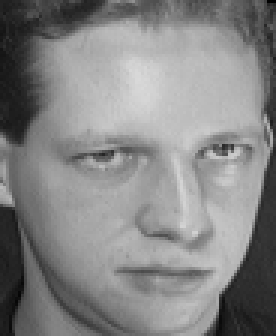
#> input picture Dataset/s1/10.pgm, 92 x 112 px (shown 3 times larger); its folder holds only this picture in this run; the run also reads 1 picture not shown here
$ python main.py
#> lines starting #> are read from the running program, lines starting #| are printed output that depends on the picture; after the words box and inside, x2 and y2 are one past the last pixel; in counts of white or black regions, pixels touching at a corner belong together
"""
PCA Eigenfaces Project
Face Recognition using Principal Component Analysis (PCA)
Uses only NumPy and PIL as requested
"""

import numpy as np
from PIL import Image
import os


def load_images(dataset_path, image_size=None):
    """
    Load all face images from the dataset directory.

    Args:
        dataset_path: Path to the Dataset folder containing subject folders (s1, s2, ...)
        image_size: Optional tuple (width, height) to resize images

    Returns:
        images: numpy array of shape (num_images, height * width)
        labels: numpy array of subject labels
    """
    images = []
    labels = []

    # Get all subject folders (s1, s2, ..., s40)
    subject_folders = sorted([f for f in os.listdir(dataset_path)
                              if os.path.isdir(os.path.join(dataset_path, f)) and f.startswith('s')])

    for subject_folder in subject_folders:
        subject_path = os.path.join(dataset_path, subject_folder)
        # Extract subject number as label
        label = int(subject_folder[1:])

        # Get all .pgm images in the subject folder
        image_files = sorted([f for f in os.listdir(subject_path) if f.endswith('.pgm')])

        for image_file in image_files:
            image_path = os.path.join(subject_path, image_file)

            # Load image using PIL
            img = Image.open(image_path)

            # Resize if specified
            if image_size is not None:
                img = img.resize(image_size, Image.Resampling.LANCZOS)

            # Convert to numpy array and flatten
            img_array = np.array(img, dtype=np.float64).flatten()

            images.append(img_array)
            labels.append(label)

    return np.array(images), np.array(labels)


def compute_mean_face(images):
    """
    Compute the mean face from all images.

    Args:
        images: numpy array of shape (num_images, num_pixels)

    Returns:
        mean_face: numpy array of shape (num_pixels,)
    """
    return np.mean(images, axis=0)


def center_images(images, mean_face):
    """
    Center images by subtracting the mean face.

    Args:
        images: numpy array of shape (num_images, num_pixels)
        mean_face: numpy array of shape (num_pixels,)

    Returns:
        centered_images: numpy array of shape (num_images, num_pixels)
    """
    return images - mean_face


def compute_eigenfaces(centered_images, num_components=None):
    """
    Compute eigenfaces using PCA.
    Uses the trick: compute eigenvectors of A^T * A instead of A * A^T
    when number of images << number of pixels.

    Args:
        centered_images: numpy array of shape (num_images, num_pixels)
        num_components: number of eigenfaces to keep (None = all)

    Returns:
        eigenfaces: numpy array of shape (num_components, num_pixels)
        eigenvalues: numpy array of eigenvalues
    """
    num_images, num_pixels = centered_images.shape

    # Use the computational trick when images > pixels
    # Compute A^T * A (smaller covariance matrix)
    # L = A^T * A (num_images x num_images) instead of A * A^T (num_pixels x num_pixels)
    L = np.dot(centered_images, centered_images.T) / num_images

    # Compute eigenvalues and eigenvectors of L
    eigenvalues, eigenvectors = np.linalg.eigh(L)

    # Sort by eigenvalue (descending order)
    idx = np.argsort(eigenvalues)[::-1]
    eigenvalues = eigenvalues[idx]
    eigenvectors = eigenvectors[:, idx]

    # Convert eigenvectors of L to eigenvectors of covariance matrix
    # eigenfaces = A * v (project back to original space)
    eigenfaces = np.dot(centered_images.T, eigenvectors).T

    # Normalize eigenfaces
    for i in range(eigenfaces.shape[0]):
        norm = np.linalg.norm(eigenfaces[i])
        if norm > 0:
            eigenfaces[i] = eigenfaces[i] / norm

    # Keep only the specified number of components
    if num_components is not None:
        eigenfaces = eigenfaces[:num_components]
        eigenvalues = eigenvalues[:num_components]

    return eigenfaces, eigenvalues


def project_to_eigenspace(images, mean_face, eigenfaces):
    """
    Project images onto the eigenface space.

    Args:
        images: numpy array of shape (num_images, num_pixels) or (num_pixels,)
        mean_face: numpy array of shape (num_pixels,)
        eigenfaces: numpy array of shape (num_components, num_pixels)

    Returns:
        weights: numpy array of shape (num_images, num_components) or (num_components,)
    """
    centered = images - mean_face
    return np.dot(centered, eigenfaces.T)


def reconstruct_face(weights, mean_face, eigenfaces):
    """
    Reconstruct a face from its weights in eigenspace.

    Args:
        weights: numpy array of weights
        mean_face: numpy array of shape (num_pixels,)
        eigenfaces: numpy array of shape (num_components, num_pixels)

    Returns:
        reconstructed: numpy array of shape (num_pixels,)
    """
    return mean_face + np.dot(weights, eigenfaces)


def recognize_face(test_image, training_weights, training_labels, mean_face, eigenfaces):
    """
    Recognize a face by finding the nearest neighbor in eigenspace.

    Args:
        test_image: numpy array of shape (num_pixels,)
        training_weights: numpy array of shape (num_training, num_components)
        training_labels: numpy array of training labels
        mean_face: numpy array of shape (num_pixels,)
        eigenfaces: numpy array of shape (num_components, num_pixels)

    Returns:
        predicted_label: predicted subject label
        min_distance: distance to the nearest neighbor
    """
    # Project test image to eigenspace
    test_weights = project_to_eigenspace(test_image, mean_face, eigenfaces)

    # Find nearest neighbor using Euclidean distance
    distances = np.linalg.norm(training_weights - test_weights, axis=1)
    min_idx = np.argmin(distances)

    return training_labels[min_idx], distances[min_idx]


def array_to_image(array, image_shape):
    """
    Convert a flattened array back to an image.

    Args:
        array: numpy array of shape (num_pixels,)
        image_shape: tuple (height, width)

    Returns:
        PIL Image object
    """
    # Normalize to 0-255 range
    array = array.reshape(image_shape)
    array = array - array.min()
    if array.max() > 0:
        array = array * 255 / array.max()
    return Image.fromarray(array.astype(np.uint8))


def split_data(images, labels, train_ratio=0.7):
    """
    Split data into training and testing sets.

    Args:
        images: numpy array of images
        labels: numpy array of labels
        train_ratio: ratio of training data

    Returns:
        train_images, train_labels, test_images, test_labels
    """
    unique_labels = np.unique(labels)
    train_images, train_labels = [], []
    test_images, test_labels = [], []

    for label in unique_labels:
        # Get all images for this subject
        mask = labels == label
        subject_images = images[mask]

        # Split images for this subject
        num_train = int(len(subject_images) * train_ratio)

        train_images.extend(subject_images[:num_train])
        train_labels.extend([label] * num_train)
        test_images.extend(subject_images[num_train:])
        test_labels.extend([label] * (len(subject_images) - num_train))

    return (np.array(train_images), np.array(train_labels),
            np.array(test_images), np.array(test_labels))


def evaluate_recognition(test_images, test_labels, train_weights, train_labels, mean_face, eigenfaces):
    """
    Evaluate face recognition accuracy.

    Args:
        test_images: numpy array of test images
        test_labels: numpy array of test labels
        train_weights: numpy array of training weights
        train_labels: numpy array of training labels
        mean_face: mean face
        eigenfaces: eigenfaces matrix

    Returns:
        accuracy: recognition accuracy
    """
    # Project all test images at once (vectorized - much faster)
    test_weights = project_to_eigenspace(test_images, mean_face, eigenfaces)

    # Find nearest neighbor for each test image using broadcasting
    correct = 0
    for i in range(len(test_images)):
        distances = np.linalg.norm(train_weights - test_weights[i], axis=1)
        predicted_label = train_labels[np.argmin(distances)]
        if predicted_label == test_labels[i]:
            correct += 1

    return correct / len(test_images)


def save_visualization(images_list, titles, filename, image_shape, cols=5):
    """
    Save a visualization of multiple images as a grid.

    Args:
        images_list: list of flattened image arrays
        titles: list of titles for each image
        filename: output filename
        image_shape: tuple (height, width)
        cols: number of columns in the grid
    """
    num_images = len(images_list)
    rows = (num_images + cols - 1) // cols

    height, width = image_shape
    margin = 5
    title_height = 20

    # Create output image
    out_width = cols * (width + margin) + margin
    out_height = rows * (height + margin + title_height) + margin
    output = Image.new('L', (out_width, out_height), 255)

    for idx, (img_array, title) in enumerate(zip(images_list, titles)):
        row = idx // cols
        col = idx % cols

        x = margin + col * (width + margin)
        y = margin + row * (height + margin + title_height) + title_height

        img = array_to_image(img_array, image_shape)
        output.paste(img, (x, y))

    output.save(filename)
    print(f"Saved visualization to {filename}")


def main():
    print("=" * 60)
    print("PCA EIGENFACES - Face Recognition Project")
    print("=" * 60)

    # Configuration
    dataset_path = "Dataset"
    num_eigenfaces = 50  # Number of eigenfaces to use
    train_ratio = 0.7    # 70% training, 30% testing

    # Step 1: Load images
    print("\n[1] Loading face images...")
    images, labels = load_images(dataset_path)
#> in load_images, img is the input picture: PIL image 92x112 L; min 1, max 217, mean 132.8
#> in load_images, `img_array = np.array(img, dtype=np.float64).flatten()`: img_array = 10304 values, max 217 at index 2438, min 1 at index 89, mean 132.8
    num_images, num_pixels = images.shape
#> num_images = 3; num_pixels = 10304

    # Determine image shape (assuming ORL dataset: 112x92)
    # Try to infer from first image
    sample_img = Image.open(os.path.join(dataset_path, "s1", "1.pgm"))
    image_shape = (sample_img.height, sample_img.width)
#> image_shape = (112, 92)
    print(f"    Loaded {num_images} images")
#|     Loaded 3 images
    print(f"    Image shape: {image_shape[1]}x{image_shape[0]} pixels")
#|     Image shape: 92x112 pixels
    print(f"    Number of subjects: {len(np.unique(labels))}")

    # Step 2: Split data
    print("\n[2] Splitting data into training and testing sets...")
    train_images, train_labels, test_images, test_labels = split_data(
        images, labels, train_ratio)
    print(f"    Training images: {len(train_images)}")
    print(f"    Testing images: {len(test_images)}")

    # Step 3: Compute mean face
    print("\n[3] Computing mean face...")
    mean_face = compute_mean_face(train_images)

    # Step 4: Center images
    print("\n[4] Centering images (subtracting mean face)...")
    centered_train = center_images(train_images, mean_face)

    # Step 5: Compute eigenfaces
    print(f"\n[5] Computing eigenfaces using PCA...")
    eigenfaces, eigenvalues = compute_eigenfaces(centered_train, num_eigenfaces)
    print(f"    Computed {len(eigenfaces)} eigenfaces")

    # Calculate variance explained
    total_variance = np.sum(eigenvalues)
    variance_explained = np.cumsum(eigenvalues) / total_variance * 100
    print(f"    Variance explained by {num_eigenfaces} components: {variance_explained[-1]:.2f}%")

    # Step 6: Project training images to eigenspace
    print("\n[6] Projecting training images to eigenface space...")
    train_weights = project_to_eigenspace(train_images, mean_face, eigenfaces)

    # Step 7: Evaluate recognition
    print("\n[7] Evaluating face recognition...")
    accuracy = evaluate_recognition(test_images, test_labels, train_weights,
                                   train_labels, mean_face, eigenfaces)
    print(f"    Recognition Accuracy: {accuracy * 100:.2f}%")

    # Step 8: Test with different numbers of eigenfaces
    print("\n[8] Accuracy vs Number of Eigenfaces:")
    print("    " + "-" * 40)

    # Pre-compute all test weights once
    all_test_weights = project_to_eigenspace(test_images, mean_face, eigenfaces)

    for n_comp in [10, 20, 30, 40, 50, 75, 100]:
        if n_comp <= len(eigenfaces):
            tw_subset = train_weights[:, :n_comp]
            test_w_subset = all_test_weights[:, :n_comp]

            correct = 0
            for i in range(len(test_images)):
                distances = np.linalg.norm(tw_subset - test_w_subset[i], axis=1)
                pred = train_labels[np.argmin(distances)]
                if pred == test_labels[i]:
                    correct += 1

            acc = correct / len(test_images)
            print(f"    {n_comp:3d} eigenfaces: {acc * 100:.2f}%")

    # Step 9: Face reconstruction demo
    print("\n[9] Face reconstruction demonstration...")
    test_idx = 0
    original = test_images[test_idx]

    print("    Reconstruction quality with different numbers of eigenfaces:")
    for n_comp in [10, 25, 50, num_eigenfaces]:
        if n_comp <= len(eigenfaces):
            weights = project_to_eigenspace(original, mean_face, eigenfaces[:n_comp])
            reconstructed = reconstruct_face(weights, mean_face, eigenfaces[:n_comp])
            mse = np.mean((original - reconstructed) ** 2)
            print(f"    {n_comp:3d} eigenfaces: MSE = {mse:.2f}")

    # Step 10: Save visualizations
    print("\n[10] Saving visualizations...")

    # Save mean face
    mean_img = array_to_image(mean_face, image_shape)
#> in array_to_image, `array = array.reshape(image_shape)`:
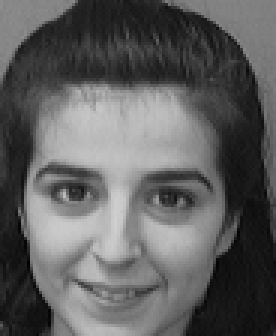
#> array: shape (112, 92) float64 (shown 3 times larger); min 1, max 207, mean 95.1
#> in array_to_image, `array = array * 255 / array.max()`:
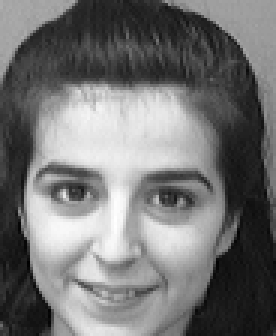
#> array: shape (112, 92) float64 (shown 3 times larger); min 0, max 255, mean 116.5
    mean_img.save("mean_face.png")
    print("    Saved mean_face.png")

    # Save top eigenfaces
    eigenface_images = [eigenfaces[i] for i in range(min(10, len(eigenfaces)))]
    eigenface_titles = [f"Eigenface {i+1}" for i in range(len(eigenface_images))]
    save_visualization(eigenface_images, eigenface_titles, "eigenfaces.png", image_shape, cols=5)
#> in save_visualization, `output = Image.new('L', (out_width, out_height), 255)`: output: PIL image 490x142 L; every value is 255
#> after the loop in save_visualization, `for idx, (img_array, title) in enumerate(zip(images_list, titles)):`:
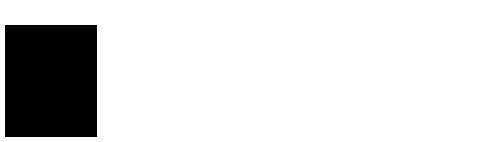
#> output: PIL image 490x142 L; 85.2% white; 1 black region, box (x1, y1, x2, y2) and area: (5, 25, 97, 137) 10304

    # Save reconstruction comparison
    n_components_list = [5, 10, 25, 50, num_eigenfaces]
    recon_images = [original]
    recon_titles = ["Original"]

    for n_comp in n_components_list:
        if n_comp <= len(eigenfaces):
            weights = project_to_eigenspace(original, mean_face, eigenfaces[:n_comp])
            reconstructed = reconstruct_face(weights, mean_face, eigenfaces[:n_comp])
            recon_images.append(reconstructed)
            recon_titles.append(f"n={n_comp}")

    save_visualization(recon_images, recon_titles, "reconstruction.png", image_shape, cols=6)
#> call 2 of save_visualization, with filename = 'reconstruction.png', image_shape = (112, 92), cols = 6
#> in save_visualization (call 2), `output = Image.new('L', (out_width, out_height), 255)`: output: PIL image 587x142 L; every value is 255
#> the loop in save_visualization (call 2), `for idx, (img_array, title) in enumerate(zip(images_list, titles)):` made 1 pass
#> pass 1, in array_to_image (call 3), `array = array * 255 / array.max()`:
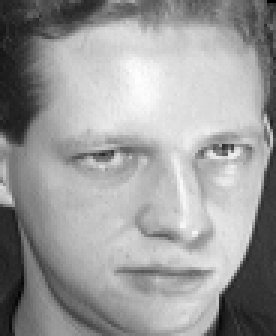
#> array: shape (112, 92) float64 (shown 3 times larger); min 0, max 255, mean 155.6
#> after the loop in save_visualization (call 2), `for idx, (img_array, title) in enumerate(zip(images_list, titles)):`:
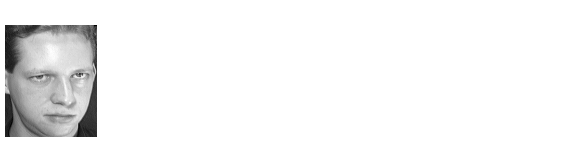
#> output: PIL image 587x142 L; min 0, max 255, mean 242.7

    print("\n" + "=" * 60)
    print("Project completed successfully!")
    print("=" * 60)
    print("\nOutput files generated:")
    print("  - mean_face.png: The average face of all training images")
    print("  - eigenfaces.png: The top 10 eigenfaces (principal components)")
    print("  - reconstruction.png: Face reconstruction with varying eigenfaces")

    return {
        'mean_face': mean_face,
        'eigenfaces': eigenfaces,
        'eigenvalues': eigenvalues,
        'train_weights': train_weights,
        'train_labels': train_labels,
        'accuracy': accuracy,
        'image_shape': image_shape
    }


if __name__ == "__main__":
    results = main()
